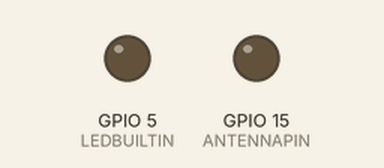
Bench run of a sketch on a simulated ESP32. Shown: output pins drawn as LEDs (lit = HIGH). WiFi joins after 1.5 s; servers stay silent unless stated; the local clock reads 2024-03-15 10:24:30 at power-on unless the sketch sets it; not simulated (calls return 0 or success): credentials.h; what the sketch prints to the serial monitor is not drawn.

Above: at 3.05 s.
At 41.9 s:
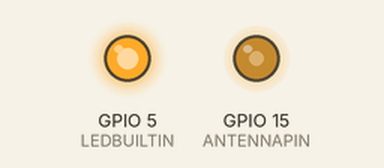
Timing chart, 0 to 53.7 s (numbered marks = the images above):
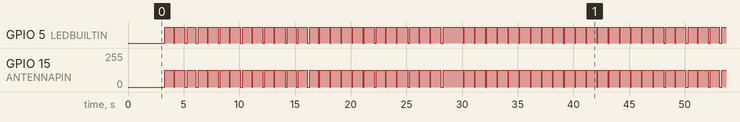

Measured:
- by itself, GPIO 5 (LEDBUILTIN): moves between LOW and HIGH, repeating every 39.0 s
- by itself, GPIO 15 (ANTENNAPIN): moves between 0/255 and 127/255, repeating every 39.0 s

The sketch:

DFC77_ESP32.ino
```cpp
/*
  based on this sketch: https://github.com/aknik/ESP32/blob/master/DFC77/DFC77_esp32_Solo.ino

  Some functions are inspired by work of G6EJD ( https://www.youtube.com/channel/UCgtlqH_lkMdIa4jZLItcsTg )

  Refactor by DeltaZero, converts to syncronous, added "cron" that you can bypass, see line 29
                                                    The cron does not start until 10 minutes from reset (see constant onTimeAfterReset)
  Every clock I know starts to listen to the radio at aproximatelly the hour o'clock, so cron takes this into account

  Alarm clocks from Junghans: Every hour (innecesery)
  Weather Station from Brigmton: 2 and 3 AM
  Chinesse movements and derivatives: 1 o'clock AM
*/


#include <WiFi.h>
#include <Ticker.h>
#include <Time.h>


#include "credentials.h"  // If you put this file in the same forlder that the rest of the tabs, then use "" to delimiter,
                          // otherwise use <> or comment it and write your credentials directly on code
                          // const char* ssid = "YourOwnSSID";
                          // const char* password = "YourSoSecretPassword";

#define LEDBUILTIN 5      // LED pin, LED flashes when antenna is transmitting
#define ANTENNAPIN 15     // Antenna pin. Connect antenna from here to ground, use a 1k resistor to limit transmitting power. A slightly tuned ferrite antenna gets around 3 meters and a wire loop may work if close enough.
#define CONTINUOUSMODE // Uncomment this line to bypass de cron and have the transmitter on all the time

// cron (if you choose the correct values you can even run on batteries)
// If you choose really bad this minutes, everything goes wrong, so minuteToWakeUp must be greater than minuteToSleep
#define minuteToWakeUp  55 // Every hoursToWakeUp at this minute the ESP32 wakes up get time and star to transmit
#define minuteToSleep   8 // If it is running at this minute then goes to sleep and waits until minuteToWakeUp


byte hoursToWakeUp[] = {0,1,2,3}; // you can add more hours to adapt to your needs
                      // When the ESP32 wakes up, check if the actual hour is in the list and
                      // runs or goes to sleep until next minuteToWakeUp

Ticker tickerDecisec; // TBD at 100ms

//complete array of pulses for a minute
//0 = no pulse, 1=100ms, 2=200ms
int impulseArray[60];
int impulseCount = 0;
int actualHours, actualMinutes, actualSecond, actualDay, actualMonth, actualYear, DayOfW;
long dontGoToSleep = 0;
const long onTimeAfterReset = 600000; // Ten minutes
int timeRunningContinuous = 0;

const char* ntpServer = "es.pool.ntp.org"; // enter your closer pool or pool.ntp.org
const char* TZ_INFO    = "CET-1CEST-2,M3.5.0/02:00:00,M10.5.0/03:00:00";  // enter your time zone (https://remotemonitoringsystems.ca/time-zone-abbreviations.php)

struct tm timeinfo;

void setup() {
  esp_sleep_disable_wakeup_source(ESP_SLEEP_WAKEUP_ALL);

  Serial.begin(115200);
  Serial.println();
  Serial.println("DCF77 transmitter");

 /*
can be added to save energy when battery-operated

if(setCpuFrequencyMhz(80)){
Serial.print("CPU frequency set @");
Serial.print(getCpuFrequencyMhz());
Serial.println("Mhz");
}
else
Serial.println("Fail to set cpu frequency");
*/
  if (esp_sleep_get_wakeup_cause() == 0) dontGoToSleep = millis();

  ledcAttach(ANTENNAPIN, 77500, 8); // Set pin PWM, 77500hz DCF freq, resolution of 8bit

  pinMode (LEDBUILTIN, OUTPUT);
  digitalWrite (LEDBUILTIN, LOW); // LOW if LEDBUILTIN is inverted like in Wemos boards

  WiFi_on();
  getNTP();
  WiFi_off();
  show_time();

  CodeTime(); // first conversion just for cronCheck
#ifndef CONTINUOUSMODE
  if ((dontGoToSleep == 0) or ((dontGoToSleep + onTimeAfterReset) < millis())) cronCheck(); // first check before start anything
#else
  Serial.println("CONTINUOUS MODE NO CRON!!!");
#endif

  // sync to the start of a second
  Serial.print("Syncing... ");
  int startSecond = timeinfo.tm_sec;
  long count = 0;
  do {
    count++;
    if(!getLocalTime(&timeinfo)){
      Serial.println("Error obtaining time...");
      delay(3000);
      ESP.restart();
    }
  } while (startSecond == timeinfo.tm_sec);

  tickerDecisec.attach_ms(100, DcfOut); // from now on calls DcfOut every 100ms
  Serial.print("Ok ");
  Serial.println(count);
}

void loop() {
  // There is no code inside the loop. This is a syncronous program driven by the Ticker
}

void CodeTime() {
  DayOfW = timeinfo.tm_wday;
  if (DayOfW == 0) DayOfW = 7;
  actualDay = timeinfo.tm_mday;
  actualMonth = timeinfo.tm_mon + 1;
  actualYear = timeinfo.tm_year - 100;
  actualHours = timeinfo.tm_hour;
  actualMinutes = timeinfo.tm_min + 1; // DCF77 transmitts the next minute
  if (actualMinutes >= 60) {
    actualMinutes = 0;
    actualHours++;
  }
  actualSecond = timeinfo.tm_sec;
  if (actualSecond == 60) actualSecond = 0;

  int n, Tmp, TmpIn;
  int ParityCount = 0;

  //we put the first 20 bits of each minute at a logical zero value
  for (n = 0; n < 20; n++) impulseArray[n] = 1;

  // set DST bit
  if (timeinfo.tm_isdst == 0) {
    impulseArray[18] = 2; // CET or DST OFF
  } else {
    impulseArray[17] = 2; // CEST or DST ON
  }

  //bit 20 must be 1 to indicate active time
  impulseArray[20] = 2;

  //calculates the bits for the minutes
  TmpIn = Bin2Bcd(actualMinutes);
  for (n = 21; n < 28; n++) {
    Tmp = TmpIn & 1;
    impulseArray[n] = Tmp + 1;
    ParityCount += Tmp;
    TmpIn >>= 1;
  }
  if ((ParityCount & 1) == 0)
    impulseArray[28] = 1;
  else
    impulseArray[28] = 2;

  //calculates bits for the hours
  ParityCount = 0;
  TmpIn = Bin2Bcd(actualHours);
  for (n = 29; n < 35; n++) {
    Tmp = TmpIn & 1;
    impulseArray[n] = Tmp + 1;
    ParityCount += Tmp;
    TmpIn >>= 1;
  }
  if ((ParityCount & 1) == 0)
    impulseArray[35] = 1;
  else
    impulseArray[35] = 2;
  ParityCount = 0;

  //calculate the bits for the actual Day of Month
  TmpIn = Bin2Bcd(actualDay);
  for (n = 36; n < 42; n++) {
    Tmp = TmpIn & 1;
    impulseArray[n] = Tmp + 1;
    ParityCount += Tmp;
    TmpIn >>= 1;
  }
  TmpIn = Bin2Bcd(DayOfW);
  for (n = 42; n < 45; n++) {
    Tmp = TmpIn & 1;
    impulseArray[n] = Tmp + 1;
    ParityCount += Tmp;
    TmpIn >>= 1;
  }
  //calculates the bits for the actualMonth
  TmpIn = Bin2Bcd(actualMonth);
  for (n = 45; n < 50; n++) {
    Tmp = TmpIn & 1;
    impulseArray[n] = Tmp + 1;
    ParityCount += Tmp;
    TmpIn >>= 1;
  }
  //calculates the bits for actual year
  TmpIn = Bin2Bcd(actualYear);   // 2 digit year
  for (n = 50; n < 58; n++) {
    Tmp = TmpIn & 1;
    impulseArray[n] = Tmp + 1;
    ParityCount += Tmp;
    TmpIn >>= 1;
  }
  //equal date
  if ((ParityCount & 1) == 0)
    impulseArray[58] = 1;
  else
    impulseArray[58] = 2;

  //last missing pulse
  impulseArray[59] = 0; // No pulse
}

int Bin2Bcd(int dato) {
  int msb, lsb;
  if (dato < 10)
    return dato;
  msb = (dato / 10) << 4;
  lsb = dato % 10;
  return msb + lsb;
}

void DcfOut() {
  switch (impulseCount++) {
    case 0:
      if (impulseArray[actualSecond] != 0) {
        digitalWrite(LEDBUILTIN, LOW);
        ledcWrite(ANTENNAPIN, 0);
      }
      break;
    case 1:
      if (impulseArray[actualSecond] == 1) {
        digitalWrite(LEDBUILTIN, HIGH);
        ledcWrite(ANTENNAPIN, 127);
      }
      break;
    case 2:
      digitalWrite(LEDBUILTIN, HIGH);
      ledcWrite(ANTENNAPIN, 127);
      break;
    case 9:
      impulseCount = 0;

      if (actualSecond == 1 || actualSecond == 15 || actualSecond == 21  || actualSecond == 29 ) Serial.print("-");
      if (actualSecond == 36  || actualSecond == 42 || actualSecond == 45  || actualSecond == 50 ) Serial.print("-");
      if (actualSecond == 28  || actualSecond == 35  || actualSecond == 58 ) Serial.print("P");

      if (impulseArray[actualSecond] == 1) Serial.print("0");
      if (impulseArray[actualSecond] == 2) Serial.print("1");

      if (actualSecond == 59 ) {
        Serial.println();
        show_time();
#ifndef CONTINUOUSMODE
        if ((dontGoToSleep == 0) or ((dontGoToSleep + onTimeAfterReset) < millis())) cronCheck();
#else
        Serial.println("CONTINUOUS MODE NO CRON!!!");
        timeRunningContinuous++;
        if (timeRunningContinuous > 360) ESP.restart(); // 6 hours running, then restart all over
#endif
      }
      break;
  }
  if(!getLocalTime(&timeinfo)){
    Serial.println("Error obtaining time...");
    delay(3000);
    ESP.restart();
  }
  CodeTime();
}
```

NTP.ino
```cpp
void getNTP() {
  Serial.print("GetNTP ");
  int i = 0;
  do {
    i++;
    if (i > 40) {
      ESP.restart();
    }
    configTime(0, 0, ntpServer);
    setenv("TZ", TZ_INFO, 1);
    delay(500);
  } while (!getLocalTime(&timeinfo));
  Serial.println("Ok");
}
```

SHOW_TIME.ino
```cpp
void show_time() {
  Serial.print(&timeinfo, "Time now: %B %d %Y %H:%M:%S (%A) %Z ");
  if (timeinfo.tm_isdst == 0) {
    Serial.println("DST=OFF");
  } else {
    Serial.println("DST=ON");
  }
}
```

SLEEP_CRON.ino
```cpp
void sleepForMinutes(int minutes) {
  if (minutes < 2) return;
  uint64_t uSecToMinutes = 60000000;
  esp_sleep_enable_timer_wakeup(minutes * uSecToMinutes);  // this timer works on uSecs, so 60M by minute
  //WiFi_off();
  Serial.print("To sleep... ");
  Serial.print(minutes);
  Serial.println(" minutes");
  Serial.flush();
  esp_deep_sleep_start();
}

void cronCheck() {
  // is this hour in the list?
  boolean work = false;
  for (int n = 0; n < sizeof(hoursToWakeUp); n++) {
    //Serial.println(sizeof(hoursToWakeUp)); Serial.print(work); Serial.print(" "); Serial.print(n); Serial.print(" "); Serial.print(actualHours); Serial.print(" "); Serial.println(hoursToWakeUp[n]);
    if ((actualHours == hoursToWakeUp[n]) or (actualHours == (hoursToWakeUp[n] + 1))){
      work = true;
      // is this the minute to go to sleep?
      if ((actualMinutes > minuteToSleep) and (actualMinutes < minuteToWakeUp)) {
        // go to sleep (minuteToWakeUp - actualMinutes)
        Serial.print(".");
        sleepForMinutes(minuteToWakeUp - actualMinutes);
      }
      break;
    }
  }
  if (work == false) { // sleep until minuteToWakeUp (take into account the ESP32 can start for some reason between minuteToWakeUp and o'clock)
    if (actualMinutes >= minuteToWakeUp) {
        Serial.print("..");
      sleepForMinutes(minuteToWakeUp + 60 - actualMinutes);
    } else {
      // goto sleep for (minuteToWakeUp - actualMinutes) minutes
        Serial.print("...");
      sleepForMinutes(minuteToWakeUp - actualMinutes);
    }
  }
}
```

WiFi.ino
```cpp
void WiFi_on() {
  Serial.print("Connecting WiFi...");
  WiFi.begin(ssid, password);
  int counter = 0;
  while (WiFi.status() != WL_CONNECTED) {
    delay(500);
    if (counter > 20) ESP.restart();
    Serial.print ( "." );
    counter++;
  }
  Serial.println();
  Serial.println("WiFi connected");
}

void WiFi_off() {
  WiFi.disconnect(true);
  WiFi.mode(WIFI_OFF);
  Serial.println("WiFi disconnected");
  Serial.flush();
}
```
